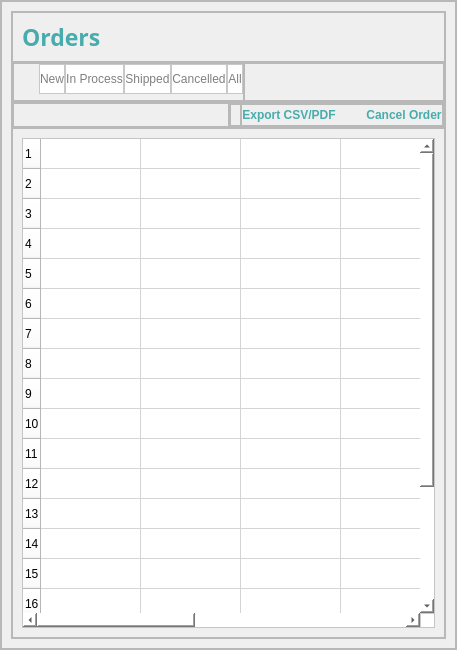
                  <widget class="QFrame" name="frame_74">
                   <property name="minimumSize">
                    <size>
                     <width>0</width>
                     <height>650</height>
                    </size>
                   </property>
                   <property name="frameShape">
                    <enum>QFrame::StyledPanel</enum>
                   </property>
                   <property name="frameShadow">
                    <enum>QFrame::Raised</enum>
                   </property>
                   <layout class="QHBoxLayout" name="horizontalLayout_45">
                    <property name="leftMargin">
                     <number>0</number>
                    </property>
                    <property name="topMargin">
                     <number>0</number>
                    </property>
                    <property name="rightMargin">
                     <number>0</number>
                    </property>
                    <property name="bottomMargin">
                     <number>0</number>
                    </property>
                    <item>
                     <widget class="QFrame" name="frame_75">
                      <property name="frameShape">
                       <enum>QFrame::StyledPanel</enum>
                      </property>
                      <property name="frameShadow">
                       <enum>QFrame::Raised</enum>
                      </property>
                      <layout class="QVBoxLayout" name="verticalLayout_42">
                       <item>
                        <widget class="QFrame" name="frame_79">
                         <property name="frameShape">
                          <enum>QFrame::StyledPanel</enum>
                         </property>
                         <property name="frameShadow">
                          <enum>QFrame::Raised</enum>
                         </property>
                         <layout class="QVBoxLayout" name="verticalLayout_36">
                          <property name="spacing">
                           <number>0</number>
                          </property>
                          <property name="leftMargin">
                           <number>0</number>
                          </property>
                          <property name="topMargin">
                           <number>0</number>
                          </property>
                          <property name="rightMargin">
                           <number>0</number>
                          </property>
                          <property name="bottomMargin">
                           <number>0</number>
                          </property>
                          <item>
                           <widget class="QFrame" name="frame_80">
                            <property name="maximumSize">
                             <size>
                              <width>16777215</width>
                              <height>60</height>
                             </size>
                            </property>
                            <property name="frameShape">
                             <enum>QFrame::StyledPanel</enum>
                            </property>
                            <property name="frameShadow">
                             <enum>QFrame::Raised</enum>
                            </property>
                            <layout class="QVBoxLayout" name="verticalLayout_9">
                             <item>
                              <widget class="QLabel" name="label_66">
                               <property name="maximumSize">
                                <size>
                                 <width>120</width>
                                 <height>30</height>
                                </size>
                               </property>
                               <property name="font">
                                <font>
                                 <family>Century Gothic</family>
                                 <pointsize>17</pointsize>
                                 <weight>75</weight>
                                 <bold>true</bold>
                                </font>
                               </property>
                               <property name="styleSheet">
                                <string notr="true">color:#48ACAC</string>
                               </property>
                               <property name="text">
                                <string>Orders</string>
                               </property>
                              </widget>
                             </item>
                            </layout>
                           </widget>
                          </item>
                          <item>
                           <widget class="QFrame" name="frame_81">
                            <property name="minimumSize">
                             <size>
                              <width>0</width>
                              <height>40</height>
                             </size>
                            </property>
                            <property name="maximumSize">
                             <size>
                              <width>16777215</width>
                              <height>40</height>
                             </size>
                            </property>
                            <property name="frameShape">
                             <enum>QFrame::StyledPanel</enum>
                            </property>
                            <property name="frameShadow">
                             <enum>QFrame::Raised</enum>
                            </property>
                            <layout class="QHBoxLayout" name="horizontalLayout_10">
                             <property name="spacing">
                              <number>0</number>
                             </property>
                             <property name="leftMargin">
                              <number>0</number>
                             </property>
                             <property name="topMargin">
                              <number>0</number>
                             </property>
                             <property name="rightMargin">
                              <number>0</number>
                             </property>
                             <property name="bottomMargin">
                              <number>0</number>
                             </property>
                             <item>
                              <widget class="QFrame" name="frame_52">
                               <property name="maximumSize">
                                <size>
                                 <width>800</width>
                                 <height>16777215</height>
                                </size>
                               </property>
                               <property name="frameShape">
                                <enum>QFrame::StyledPanel</enum>
                               </property>
                               <property name="frameShadow">
                                <enum>QFrame::Raised</enum>
                               </property>
                               <layout class="QHBoxLayout" name="horizontalLayout_27">
                                <property name="spacing">
                                 <number>0</number>
                                </property>
                                <property name="leftMargin">
                                 <number>25</number>
                                </property>
                                <property name="topMargin">
                                 <number>0</number>
                                </property>
                                <property name="rightMargin">
                                 <number>0</number>
                                </property>
                                <property name="bottomMargin">
                                 <number>10</number>
                                </property>
                                <item>
                                 <widget class="QPushButton" name="btnSaleTeamNewOrder">
                                  <property name="minimumSize">
                                   <size>
                                    <width>0</width>
                                    <height>30</height>
                                   </size>
                                  </property>
                                  <property name="styleSheet">
                                   <string notr="true">border:1px solid rgb(200,200,200);
background-color: rgb(255, 255, 255);
color:grey;</string>
                                  </property>
                                  <property name="text">
                                   <string>New</string>
                                  </property>
                                 </widget>
                                </item>
                                <item>
                                 <widget class="QPushButton" name="btnSaleTeamOrderInProcess">
                                  <property name="minimumSize">
                                   <size>
                                    <width>0</width>
                                    <height>30</height>
                                   </size>
                                  </property>
                                  <property name="styleSheet">
                                   <string notr="true">border:1px solid rgb(200,200,200);
background-color: rgb(255, 255, 255);
color:grey;</string>
                                  </property>
                                  <property name="text">
                                   <string>In Process</string>
                                  </property>
                                 </widget>
                                </item>
                                <item>
                                 <widget class="QPushButton" name="btnSaleTeamOrderShipped">
                                  <property name="minimumSize">
                                   <size>
                                    <width>0</width>
                                    <height>30</height>
                                   </size>
                                  </property>
                                  <property name="styleSheet">
                                   <string notr="true">border:1px solid rgb(200,200,200);
background-color: rgb(255, 255, 255);
color:grey;</string>
                                  </property>
                                  <property name="text">
                                   <string>Shipped</string>
                                  </property>
                                 </widget>
                                </item>
                                <item>
                                 <widget class="QPushButton" name="btnSaleTeamOrderCancelled">
                                  <property name="minimumSize">
                                   <size>
                                    <width>0</width>
                                    <height>30</height>
                                   </size>
                                  </property>
                                  <property name="styleSheet">
                                   <string notr="true">border:1px solid rgb(200,200,200);
background-color: rgb(255, 255, 255);
color:grey;</string>
                                  </property>
                                  <property name="text">
                                   <string>Cancelled</string>
                                  </property>
                                 </widget>
                                </item>
                                <item>
                                 <widget class="QPushButton" name="btnSaleTeamAllOrders">
                                  <property name="minimumSize">
                                   <size>
                                    <width>0</width>
                                    <height>30</height>
                                   </size>
                                  </property>
                                  <property name="styleSheet">
                                   <string notr="true">border:1px solid rgb(200,200,200);
background-color: rgb(255, 255, 255);
color:grey;</string>
                                  </property>
                                  <property name="text">
                                   <string>All</string>
                                  </property>
                                 </widget>
                                </item>
                               </layout>
                              </widget>
                             </item>
                             <item>
                              <widget class="QFrame" name="frame_83">
                               <property name="minimumSize">
                                <size>
                                 <width>200</width>
                                 <height>0</height>
                                </size>
                               </property>
                               <property name="frameShape">
                                <enum>QFrame::StyledPanel</enum>
                               </property>
                               <property name="frameShadow">
                                <enum>QFrame::Raised</enum>
                               </property>
                               <layout class="QVBoxLayout" name="verticalLayout_43">
                                <property name="topMargin">
                                 <number>5</number>
                                </property>
                               </layout>
                              </widget>
                             </item>
                            </layout>
                           </widget>
                          </item>
                          <item>
                           <widget class="QFrame" name="frame_84">
                            <property name="maximumSize">
                             <size>
                              <width>16777215</width>
                              <height>30</height>
                             </size>
                            </property>
                            <property name="frameShape">
                             <enum>QFrame::StyledPanel</enum>
                            </property>
                            <property name="frameShadow">
                             <enum>QFrame::Raised</enum>
                            </property>
                            <layout class="QHBoxLayout" name="horizontalLayout_49">
                             <property name="spacing">
                              <number>0</number>
                             </property>
                             <property name="leftMargin">
                              <number>0</number>
                             </property>
                             <property name="topMargin">
                              <number>0</number>
                             </property>
                             <property name="rightMargin">
                              <number>0</number>
                             </property>
                             <property name="bottomMargin">
                              <number>0</number>
                             </property>
                             <item>
                              <widget class="QFrame" name="frame_85">
                               <property name="frameShape">
                                <enum>QFrame::StyledPanel</enum>
                               </property>
                               <property name="frameShadow">
                                <enum>QFrame::Raised</enum>
                               </property>
                              </widget>
                             </item>
                             <item>
                              <widget class="QFrame" name="frame_86">
                               <property name="frameShape">
                                <enum>QFrame::StyledPanel</enum>
                               </property>
                               <property name="frameShadow">
                                <enum>QFrame::Raised</enum>
                               </property>
                               <layout class="QHBoxLayout" name="horizontalLayout_50">
                                <property name="spacing">
                                 <number>0</number>
                                </property>
                                <property name="leftMargin">
                                 <number>0</number>
                                </property>
                                <property name="topMargin">
                                 <number>0</number>
                                </property>
                                <property name="rightMargin">
                                 <number>0</number>
                                </property>
                                <property name="bottomMargin">
                                 <number>0</number>
                                </property>
                                <item>
                                 <widget class="QFrame" name="frame_87">
                                  <property name="frameShape">
                                   <enum>QFrame::StyledPanel</enum>
                                  </property>
                                  <property name="frameShadow">
                                   <enum>QFrame::Raised</enum>
                                  </property>
                                 </widget>
                                </item>
                                <item>
                                 <widget class="QFrame" name="frame_88">
                                  <property name="frameShape">
                                   <enum>QFrame::StyledPanel</enum>
                                  </property>
                                  <property name="frameShadow">
                                   <enum>QFrame::Raised</enum>
                                  </property>
                                  <layout class="QHBoxLayout" name="horizontalLayout_51">
                                   <property name="spacing">
                                    <number>0</number>
                                   </property>
                                   <property name="leftMargin">
                                    <number>0</number>
                                   </property>
                                   <property name="topMargin">
                                    <number>0</number>
                                   </property>
                                   <property name="rightMargin">
                                    <number>0</number>
                                   </property>
                                   <property name="bottomMargin">
                                    <number>0</number>
                                   </property>
                                   <item>
                                    <widget class="QPushButton" name="btnSalesTeamExportCSV">
                                     <property name="font">
                                      <font>
                                       <weight>75</weight>
                                       <bold>true</bold>
                                      </font>
                                     </property>
                                     <property name="cursor">
                                      <cursorShape>PointingHandCursor</cursorShape>
                                     </property>
                                     <property name="styleSheet">
                                      <string notr="true">#btnSalesTeamExportCSV{
	border:0px;
	color: rgb(72, 172, 172);
}
#btnSalesTeamExportCSV:hover{
	color: white;
	
	background-color: rgb(72, 172, 172);
}</string>
                                     </property>
                                     <property name="text">
                                      <string>Export CSV/PDF</string>
                                     </property>
                                    </widget>
                                   </item>
                                   <item>
                                    <spacer name="horizontalSpacer">
                                     <property name="orientation">
                                      <enum>Qt::Horizontal</enum>
                                     </property>
                                     <property name="sizeType">
                                      <enum>QSizePolicy::Minimum</enum>
                                     </property>
                                     <property name="sizeHint" stdset="0">
                                      <size>
                                       <width>30</width>
                                       <height>20</height>
                                      </size>
                                     </property>
                                    </spacer>
                                   </item>
                                   <item>
                                    <widget class="QPushButton" name="btnSalesTeamCancelOrder">
                                     <property name="font">
                                      <font>
                                       <weight>75</weight>
                                       <bold>true</bold>
                                      </font>
                                     </property>
                                     <property name="cursor">
                                      <cursorShape>PointingHandCursor</cursorShape>
                                     </property>
                                     <property name="styleSheet">
                                      <string notr="true">#btnSalesTeamCancelOrder{
	border:0px;
	color: rgb(72, 172, 172);
}
#btnSalesTeamCancelOrder:hover{
	color: white;
	background-color: rgb(72, 172, 172);
}</string>
                                     </property>
                                     <property name="text">
                                      <string>Cancel Order</string>
                                     </property>
                                    </widget>
                                   </item>
                                  </layout>
                                 </widget>
                                </item>
                               </layout>
                              </widget>
                             </item>
                            </layout>
                           </widget>
                          </item>
                          <item>
                           <widget class="QFrame" name="frame_89">
                            <property name="frameShape">
                             <enum>QFrame::StyledPanel</enum>
                            </property>
                            <property name="frameShadow">
                             <enum>QFrame::Raised</enum>
                            </property>
                            <layout class="QVBoxLayout" name="verticalLayout_37">
                             <item>
                              <widget class="QTableWidget" name="tableSaleAgentList">
                               <property name="cursor" stdset="0">
                                <cursorShape>PointingHandCursor</cursorShape>
                               </property>
                               <property name="tabletTracking">
                                <bool>false</bool>
                               </property>
                               <property name="styleSheet">
                                <string notr="true">background-color: rgb(255, 255, 255);</string>
                               </property>
                               <property name="rowCount">
                                <number>20</number>
                               </property>
                               <property name="columnCount">
                                <number>7</number>
                               </property>
                               <attribute name="horizontalHeaderVisible">
                                <bool>false</bool>
                               </attribute>
                               <attribute name="horizontalHeaderCascadingSectionResizes">
                                <bool>false</bool>
                               </attribute>
                               <row/>
                               <row/>
                               <row/>
                               <row/>
                               <row/>
                               <row/>
                               <row/>
                               <row/>
                               <row/>
                               <row/>
                               <row/>
                               <row/>
                               <row/>
                               <row/>
                               <row/>
                               <row/>
                               <row/>
                               <row/>
                               <row/>
                               <row/>
                               <column/>
                               <column/>
                               <column/>
                               <column/>
                               <column/>
                               <column/>
                               <column/>
                               <item row="0" column="0">
                                <property name="foreground">
                                 <brush brushstyle="NoBrush">
                                  <color alpha="255">
                                   <red>72</red>
                                   <green>172</green>
                                   <blue>172</blue>
                                  </color>
                                 </brush>
                                </property>
                               </item>
                              </widget>
                             </item>
                            </layout>
                           </widget>
                          </item>
                         </layout>
                        </widget>
                       </item>
                      </layout>
                     </widget>
                    </item>
                   </layout>
                  </widget>
